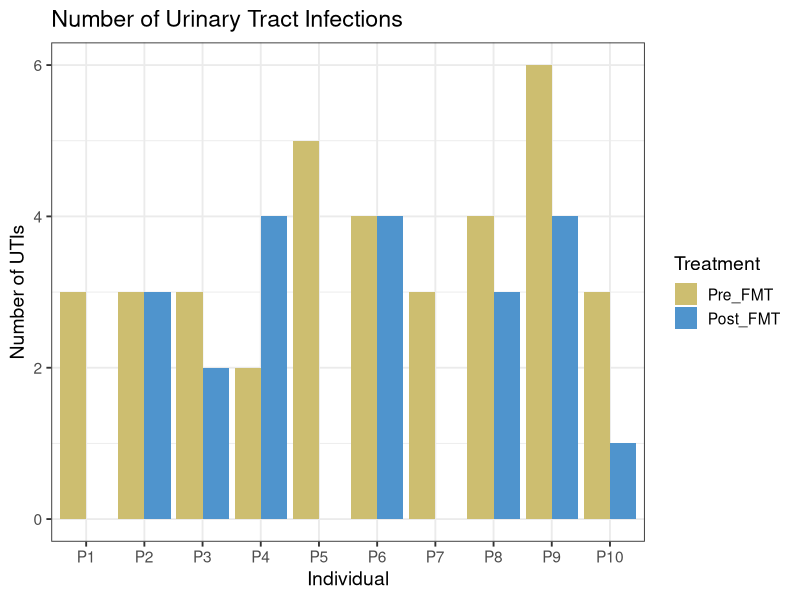

R code for this plot:
#####################################
######### Fig. 1 UTI Counts #########
#####################################


# load libraries
library(reshape2)
library(ggplot2)

# set working directory & load files
setwd("~/Google Drive File Stream/My Drive/Other/Sarah_Steele/")
set.seed(999)

fig1_data <- read.csv("Fig1_data.txt", sep = "\t")
fig1_data_melt <- melt(fig1_data, id.vars = "Individual")
fig1_data_melt$Individual <- factor(fig1_data_melt$Individual, levels = c("P1", "P2", "P3", "P4", "P5", "P6", "P7", "P8", "P9", "P10"))

ggplot(data = fig1_data_melt) +
  aes(x = reorder(Individual, sort(as.numeric(Individual))), fill = variable, weight = value) +
  geom_bar(position = "dodge") +
  labs(title = 'Number of Urinary Tract Infections',
       y = 'Number of UTIs', x = "Individual") + scale_fill_manual(values = c("lightgoldenrod3",
                                                                              "steelblue3")) +
  theme_bw(base_size = 14) + guides(fill=guide_legend(title="Treatment"))
